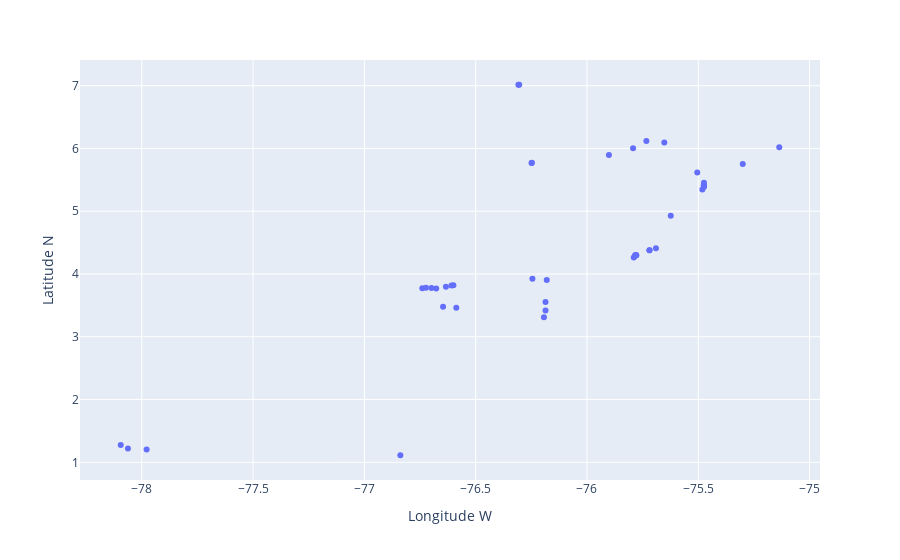

Notebook code cell kept with this figure:
### Code cell
import plotly.express as px

fig = px.scatter(data, x="Longitude W",y="Latitude N",   hover_data=['Unit', "Samples"])
fig.show()

### Figure 1 — Plotly figure (JSON) as saved in the notebook; plotly's stock layout.template omitted (floating-point values rounded to 4 significant figures)
{"data": [{"customdata": [["Volcanic\nFm.", "DV38"], ["Volcanic\nFm.", "DV39"], ["Volcanic\nFm.", "DV40"], ["Volcanic Fm.\n(Barroso Fm.)", "DV74"], ["Volcanic Fm.\n(Barroso Fm.)", "DV75"], ["Volcanic Fm.\n(Zabaletas Stock)", "DV102"], ["Volcanic\nFm.", "DV103"], ["Volcanic\nFm.", "DV104"], ["Volcanic\nFm.", "DV105"], ["Volcanic\nFm.", "DV106"], ["Volcanic\nFm.", "DV109"], ["Amaime\nFm.", "DV110"], ["Amaime\nFm.", "DV111"], ["Amaime\nFm.", "DV112"], ["Córdoba\nPluton", "DV26"], ["Antioquia\nBatholith", "DV58"], ["Saldaña\nFm.", "DV138"], ["Sonsón\nBatholith", "DV156"], ["Buga\nBatholith", "DV30"], ["Buga\nBatholith", "DV91"], ["Dabeiba\nFm.", "DV78"], ["Dabeiba\nFm.", "DV79"], ["Ricaurte\narc", "DV122"], ["Ricaurte\narc", "DV125"], ["Ricaurte\narc", "DV126"], ["Mande\nBath", "DV165"], ["Mande Bath", "DV167"], ["Quebradagrande\ncomplex", "DV43"], ["Quebradagrande\ncomplex", "DV48"], ["Quebradagrande\ncomplex", "DV159"], ["Quebradagrande\ncomplex", "DV171"], ["Quebradagrande\ncomplex", "DV173"], ["Quebradagrande\ncomplex", "DV174"], ["Quebradagrande\ncomplex", "DV175"], ["Quebradagrande\ncomplex", "DV176"], ["Quebradagrande\ncomplex", "DV178"], ["Arquía Complex", "DV28"], ["Arquía\nComplex", "DV29"], ["Arquía\nComplex", "DV87"], ["Arquía\nComplex", "DV88"], ["Arquía\nComplex", "DV90"], ["Arquía Complex", "DV157"], ["Arquía Complex", "DV158"]], "hovertemplate": "Longitude W=%{x}<br>Latitude N=%{y}<br>Unit=%{customdata[0]}<br>Samples=%{customdata[1]}<extra></extra>", "legendgroup": "", "marker": {"color": "#636efa", "symbol": "circle"}, "mode": "markers", "name": "", "orientation": "v", "showlegend": false, "type": "scatter", "x": [-76.74, -76.59, -76.65, -75.79, -75.9, -76.6, -76.61, -76.72, -76.7, -76.68, -76.63, -76.19, -76.19, -76.19, -75.69, -75.14, -76.84, -75.3, -76.18, -76.25, -76.31, -76.3, -77.98, -78.09, -78.06, -76.25, -76.25, -75.65, -75.73, -75.62, -75.48, -75.47, -75.48, -75.48, -75.47, -75.5, -75.72, -75.72, -75.78, -75.78, -75.79, -75.78, -75.78], "xaxis": "x", "y": [3.773, 3.463, 3.478, 6.002, 5.895, 3.819, 3.816, 3.779, 3.775, 3.768, 3.795, 3.556, 3.419, 3.31, 4.408, 6.018, 1.113, 5.754, 3.903, 3.925, 7.015, 7.015, 1.202, 1.276, 1.221, 5.768, 5.771, 6.093, 6.119, 4.927, 5.348, 5.392, 5.414, 5.414, 5.454, 5.618, 4.38, 4.38, 4.304, 4.301, 4.264, 4.287, 4.297], "yaxis": "y"}], "layout": {"legend": {"tracegroupgap": 0}, "margin": {"t": 60}, "xaxis": {"anchor": "y", "domain": [0, 1], "title": {"text": "Longitude W"}}, "yaxis": {"anchor": "x", "domain": [0, 1], "title": {"text": "Latitude N"}}}}
